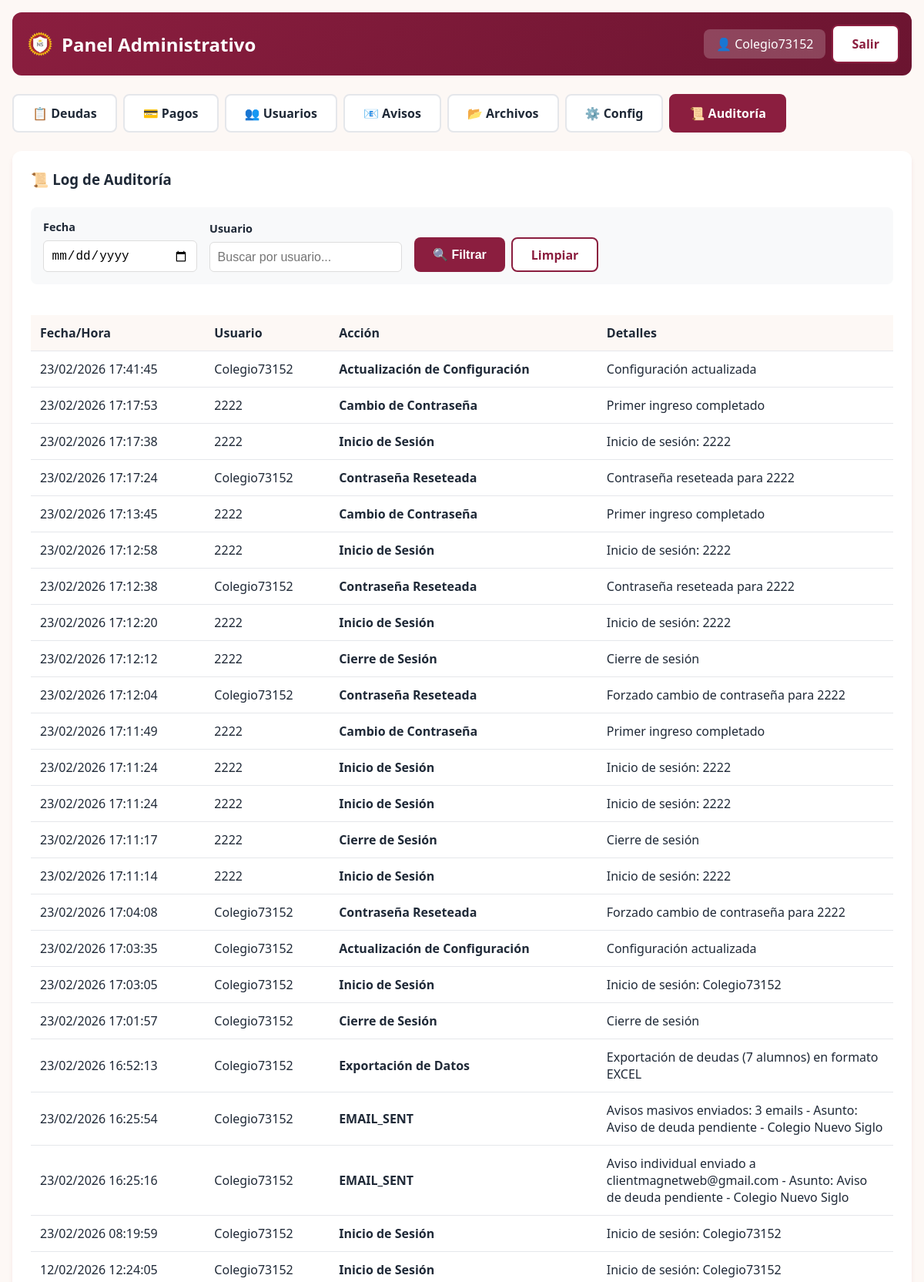
Page /admin-panel/auditoria/ (signed in, upper part) on the committed database.
### portal/models.py (models this page shows, shortened)
class RegistroAuditoria(models.Model):
    ACCION_CHOICES = [
        ('LOGIN', 'Inicio de Sesión'),
        ('LOGOUT', 'Cierre de Sesión'),
        ('PASSWORD_CHANGED', 'Cambio de Contraseña'),
        ('PAYMENT_SUBMITTED', 'Pago Enviado'),
        ('PAYMENT_VERIFIED', 'Pago Verificado'),
        ('IMPORT', 'Importación de Datos'),
        ('EXPORT', 'Exportación de Datos'),
        ('CONFIG_UPDATE', 'Actualización de Configuración'),
        ('USER_CREATED', 'Usuario Creado'),
        ('PASSWORD_RESET', 'Contraseña Reseteada'),
    ]
    usuario = models.ForeignKey(User, on_delete=models.SET_NULL, null=True, blank=True)
    accion = models.CharField(max_length=50, choices=ACCION_CHOICES)
    detalles = models.TextField(blank=True)
    ip_address = models.GenericIPAddressField(null=True, blank=True)
    timestamp = models.DateTimeField(auto_now_add=True)
    class Meta:
        ordering = ['-timestamp']
        verbose_name = "Registro de Auditoría"
        verbose_name_plural = "Registros de Auditoría"

### portal/views.py (the view)
    def wrapper(request, *args, **kwargs):
        if not request.user.is_authenticated:
            return redirect('portal:login')
        if not hasattr(request.user, 'perfil') or not request.user.perfil.es_admin:
            messages.error(request, 'No tiene permisos para acceder a esta sección.')
            return redirect('portal:portal_padre')
        return view_func(request, *args, **kwargs)

### portal/models.py (called while the page is built)
    @property
    def es_admin(self):
        return self.rol == 'admin'

### portal/views.py (called while the page is built)
def admin_required(view_func):
    def wrapper(request, *args, **kwargs):
        if not request.user.is_authenticated:
            return redirect('portal:login')
        if not hasattr(request.user, 'perfil') or not request.user.perfil.es_admin:
            messages.error(request, 'No tiene permisos para acceder a esta sección.')
            return redirect('portal:portal_padre')
        return view_func(request, *args, **kwargs)
    return wrapper

@login_required
@admin_required
def admin_auditoria(request):
    from datetime import datetime
    fecha = request.GET.get('fecha', '')
    usuario = request.GET.get('usuario', '')
    registros = RegistroAuditoria.objects.select_related('usuario').all()
    if fecha:
        try:
            dt = datetime.strptime(fecha, '%Y-%m-%d')
            registros = registros.filter(timestamp__date=dt.date())
        except ValueError:
            pass
    if usuario:
        registros = registros.filter(usuario__username__icontains=usuario)
    registros = registros[:200]
    context = {
        'registros': registros,
        'active_tab': 'auditoria',
        'filtro_fecha': fecha,
        'filtro_usuario': usuario,
    }
    return render(request, 'portal/admin/auditoria.html', context)

### portal/templates/portal/admin/auditoria.html (shortened to what this page needs)
{% extends 'portal/admin/base_admin.html' %}
{% block admin_content %}
<div class="card">
    <div style="display:flex; justify-content:space-between; align-items:center; margin-bottom:1.5rem;">
        <h3 style="margin:0">📜 Log de Auditoría</h3>
    </div>
    <div style="background:#f8f9fa; padding:1rem; border-radius:8px; margin-bottom:1.5rem;">
        <form method="get" style="display:flex; gap:1rem; align-items:flex-end; flex-wrap:wrap;">
            <div class="form-group" style="margin:0; flex-grow:1; max-width:200px;">
                <label style="display:block; margin-bottom:0.5rem; font-weight:600; font-size:0.9rem;">Fecha</label>
                <input type="date" name="fecha" value="{{ filtro_fecha }}"
                    style="width:100%; padding:0.6rem; border:1px solid #ddd; border-radius:6px;">
            </div>
            <div class="form-group" style="margin:0; flex-grow:1; max-width:250px;">
                <label style="display:block; margin-bottom:0.5rem; font-weight:600; font-size:0.9rem;">Usuario</label>
                <input type="text" name="usuario" value="{{ filtro_usuario }}" placeholder="Buscar por usuario..."
                    style="width:100%; padding:0.6rem; border:1px solid #ddd; border-radius:6px;">
            </div>
            <div style="display:flex; gap:0.5rem;">
                <button type="submit" class="btn btn-primary" style="padding:0.6rem 1.5rem;">🔍 Filtrar</button>
                <a href="{% url 'portal:admin_auditoria' %}" class="btn btn-outline"
                    style="padding:0.6rem 1.5rem; background:#fff;">Limpiar</a>
            </div>
        </form>
    </div>
    <div class="table-responsive">
        <table>
            <thead>
                <tr>
                    <th>Fecha/Hora</th>
                    <th>Usuario</th>
                    <th>Acción</th>
                    <th>Detalles</th>
                </tr>
            </thead>
            <tbody>
                {% for registro in registros %}
                <tr>
                    <td>{{ registro.timestamp|date:"d/m/Y H:i:s" }}</td>
                    <td>{{ registro.usuario.username|default:"Sistema" }}</td>
                    <td><strong>{{ registro.get_accion_display }}</strong></td>
                    <td style="max-width:300px;overflow:hidden;text-overflow:ellipsis">{{ registro.detalles }}</td>
                </tr>
                {% empty %}
                <tr>
                    <td colspan="4" style="text-align:center;padding:2rem;color:var(--text-light)">
                        No hay registros de auditoría
                    </td>
                </tr>
                {% endfor %}
            </tbody>
        </table>
    </div>
</div>
{% endblock %}

### portal/templates/portal/admin/base_admin.html (shortened to what this page needs)
{% extends 'portal/base.html' %}
{% load static %}
{% block content %}
<div class="container">
    <div class="header">
        <h1>
            <img src="{% static 'portal/img/logo_nuevo_siglo.png' %}" alt="Logo" class="logo"
                onerror="this.style.display='none'">
            Panel Administrativo
        </h1>
        <div class="header-actions">
            <span class="user-info">👤 {{ request.user.get_full_name|default:request.user.username }}</span>
            <a href="{% url 'portal:logout' %}" class="btn btn-outline" style="background:white">Salir</a>
        </div>
    </div>
    <div class="tabs">
        <a href="{% url 'portal:admin_deudas' %}" class="tab {% if active_tab == 'deudas' %}active{% endif %}">📋
            Deudas</a>
        <a href="{% url 'portal:admin_pagos' %}" class="tab {% if active_tab == 'pagos' %}active{% endif %}">💳
            Pagos</a>
        <a href="{% url 'portal:admin_usuarios' %}" class="tab {% if active_tab == 'usuarios' %}active{% endif %}">👥
            Usuarios</a>
        <a href="{% url 'portal:admin_avisos' %}" class="tab {% if active_tab == 'avisos' %}active{% endif %}">📧
            Avisos</a>
        <a href="{% url 'portal:admin_archivos' %}" class="tab {% if active_tab == 'archivos' %}active{% endif %}">📂
            Archivos</a>
        <a href="{% url 'portal:admin_config' %}" class="tab {% if active_tab == 'config' %}active{% endif %}">⚙️
            Config</a>
        <a href="{% url 'portal:admin_auditoria' %}" class="tab {% if active_tab == 'auditoria' %}active{% endif %}">📜
            Auditoría</a>
    </div>
    {% block admin_content %}{% endblock %}
</div>
{% endblock %}

### portal/templates/portal/base.html (style rules this page uses)
:root { --primary: #8B1E3F; --primary-dark: #6B1430; --secondary: #FFC107; --accent-orange: #FF8C00; --accent-blue: #4ECDC4; --danger: #dc2626; --warning: #f59e0b; --success: #10b981; --bg: #FDF8F5; --card: #ffffff; --text: #1f2937; --text-light: #6b7280; --border: #e5e7eb; --shadow: 0 4px 6px -1px rgba(139, 30, 63, 0.1); }
* { box-sizing: border-box; margin: 0; padding: 0; }
body { font-family: 'Segoe UI', system-ui, sans-serif; background: var(--bg); color: var(--text); min-height: 100vh; }
.container { max-width: 1200px; margin: 0 auto; padding: 1rem; }
.card { background: var(--card); border-radius: 12px; box-shadow: var(--shadow); padding: 1.5rem; margin-bottom: 1rem; }
.btn { display: inline-flex; align-items: center; gap: 0.5rem; padding: 0.75rem 1.5rem; border: none; border-radius: 8px; font-size: 1rem; font-weight: 600; cursor: pointer; transition: all 0.2s; text-decoration: none; }
.btn-primary { background: var(--primary); color: white; }
.btn-outline { background: transparent; border: 2px solid var(--primary); color: var(--primary); }
input, select, textarea { width: 100%; padding: 0.75rem; border: 2px solid var(--border); border-radius: 8px; font-size: 1rem; transition: border-color 0.2s; }
label { display: block; margin-bottom: 0.5rem; font-weight: 600; color: var(--text); }
.form-group { margin-bottom: 1rem; }
table { width: 100%; border-collapse: collapse; margin-top: 1rem; }
th, td { padding: 0.75rem; text-align: left; border-bottom: 1px solid var(--border); }
th { background: var(--bg); font-weight: 600; position: sticky; top: 0; }
.header { background: linear-gradient(135deg, var(--primary), var(--primary-dark)); color: white; padding: 1rem; margin-bottom: 1.5rem; border-radius: 12px; display: flex; justify-content: space-between; align-items: center; flex-wrap: wrap; gap: 1rem; }
.header h1 { font-size: 1.5rem; display: flex; align-items: center; gap: 0.5rem; }
.header-actions { display: flex; gap: 0.5rem; align-items: center; }
.user-info { background: rgba(255, 255, 255, 0.2); padding: 0.5rem 1rem; border-radius: 8px; }
.logo { width: 40px; height: 40px; border-radius: 50%; object-fit: cover; }
.table-responsive { overflow-x: auto; }
.tabs { display: flex; gap: 0.5rem; margin-bottom: 1.5rem; flex-wrap: wrap; }
.tab { padding: 0.75rem 1.5rem; background: var(--card); border: 2px solid var(--border); border-radius: 8px; cursor: pointer; font-weight: 600; transition: all 0.2s; text-decoration: none; color: var(--text); }
.tab.active { background: var(--primary); color: white; border-color: var(--primary); }

### rows in the picture
RegistroAuditoria: timestamp "23/02/2026 17:41:45", usuario.username "Colegio73152", accion "Actualización de Configuración", detalles "Configuración actualizada"
RegistroAuditoria: timestamp "23/02/2026 17:17:53", usuario.username "2222", accion "Cambio de Contraseña", detalles "Primer ingreso completado"
RegistroAuditoria: timestamp "23/02/2026 17:17:38", usuario.username "2222", accion "Inicio de Sesión", detalles "Inicio de sesión: 2222"
RegistroAuditoria: timestamp "23/02/2026 17:17:24", usuario.username "Colegio73152", accion "Contraseña Reseteada", detalles "Contraseña reseteada para 2222"
RegistroAuditoria: timestamp "23/02/2026 17:13:45", usuario.username "2222", accion "Cambio de Contraseña", detalles "Primer ingreso completado"
RegistroAuditoria: timestamp "23/02/2026 17:12:58", usuario.username "2222", accion "Inicio de Sesión", detalles "Inicio de sesión: 2222"
RegistroAuditoria: timestamp "23/02/2026 17:12:38", usuario.username "Colegio73152", accion "Contraseña Reseteada", detalles "Contraseña reseteada para 2222"
RegistroAuditoria: timestamp "23/02/2026 17:12:20", usuario.username "2222", accion "Inicio de Sesión", detalles "Inicio de sesión: 2222"
RegistroAuditoria: timestamp "23/02/2026 17:12:12", usuario.username "2222", accion "Cierre de Sesión", detalles "Cierre de sesión"
RegistroAuditoria: timestamp "23/02/2026 17:12:04", usuario.username "Colegio73152", accion "Contraseña Reseteada", detalles "Forzado cambio de contraseña para 2222"
RegistroAuditoria: timestamp "23/02/2026 17:11:49", usuario.username "2222", accion "Cambio de Contraseña", detalles "Primer ingreso completado"
RegistroAuditoria: timestamp "23/02/2026 17:11:24", usuario.username "2222", accion "Inicio de Sesión", detalles "Inicio de sesión: 2222"
RegistroAuditoria: timestamp "23/02/2026 17:11:24", usuario.username "2222", accion "Inicio de Sesión", detalles "Inicio de sesión: 2222"
RegistroAuditoria: timestamp "23/02/2026 17:11:17", usuario.username "2222", accion "Cierre de Sesión", detalles "Cierre de sesión"
RegistroAuditoria: timestamp "23/02/2026 17:11:14", usuario.username "2222", accion "Inicio de Sesión", detalles "Inicio de sesión: 2222"
RegistroAuditoria: timestamp "23/02/2026 17:04:08", usuario.username "Colegio73152", accion "Contraseña Reseteada", detalles "Forzado cambio de contraseña para 2222"
RegistroAuditoria: timestamp "23/02/2026 17:03:35", usuario.username "Colegio73152", accion "Actualización de Configuración", detalles "Configuración actualizada"
RegistroAuditoria: timestamp "23/02/2026 17:03:05", usuario.username "Colegio73152", accion "Inicio de Sesión", detalles "Inicio de sesión: Colegio73152"
RegistroAuditoria: timestamp "23/02/2026 17:01:57", usuario.username "Colegio73152", accion "Cierre de Sesión", detalles "Cierre de sesión"
RegistroAuditoria: timestamp "23/02/2026 16:52:13", usuario.username "Colegio73152", accion "Exportación de Datos", detalles "Exportación de deudas (7 alumnos) en formato EXCEL"
RegistroAuditoria: timestamp "23/02/2026 16:25:54", usuario.username "Colegio73152", accion "EMAIL_SENT", detalles "Avisos masivos enviados: 3 emails - Asunto: Aviso de deuda pendiente - Colegio Nuevo Siglo"
RegistroAuditoria: timestamp "23/02/2026 16:25:16", usuario.username "Colegio73152", accion "EMAIL_SENT", detalles "Aviso individual enviado a clientmagnetweb@gmail.com - Asunto: Aviso de deuda pendiente - Colegio Nuevo Siglo"
RegistroAuditoria: timestamp "23/02/2026 08:19:59", usuario.username "Colegio73152", accion "Inicio de Sesión", detalles "Inicio de sesión: Colegio73152"
RegistroAuditoria: timestamp "12/02/2026 12:24:05", usuario.username "Colegio73152", accion "Inicio de Sesión", detalles "Inicio de sesión: Colegio73152"

### other values in the picture
{{ request.user.get_full_name|default:request.user.username }} "Colegio73152"
